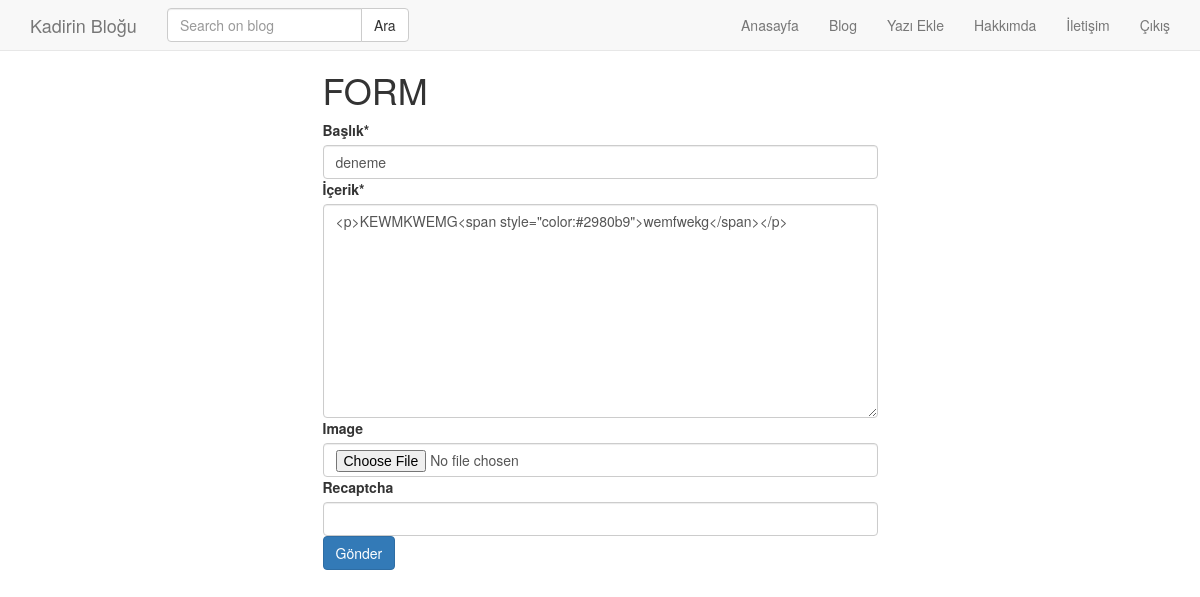
Page /post/deneme/update/ (signed in) on the committed database.
### post/models.py (models this page shows, shortened)
class Post(models.Model):
    user = models.ForeignKey('auth.User', verbose_name = 'Yazar', on_delete = models.CASCADE)
    title = models.CharField(verbose_name = 'Başlık', max_length = 120)
    text = RichTextField(verbose_name ='İçerik')
    publishing_date = models.DateTimeField(verbose_name = 'Yayınlanma Tarihi', auto_now_add = True)
    image = models.ImageField(null = True, blank = True)
    slug = models.SlugField(unique = True, editable = False, max_length = 130)
    class Meta:
        ordering = ['-publishing_date', 'id']

### post/views.py (the view)
# urls.py: path('<slug:slug>/update/', post_update, name = 'update'),
def post_update(request, slug):
    if not request.user.is_authenticated:
        return Http404()
    post = get_object_or_404(Post, slug = slug)
    form = PostForm(request.POST or None, request.FILES or None, instance = post)
    if form.is_valid():
            form.save()
            messages.success(request, 'Başarılı bir şekilde güncellediniz.')
            form = PostForm()
            return HttpResponseRedirect(post.get_absolute_url())
    context = {
        'form': form,
    }
    return render(request, 'post/form.html', context)

### post/forms.py
class PostForm(forms.ModelForm):
    recaptcha = ReCaptchaField()
    class Meta:
        model = Post
        fields = [
            'title',
            'text',
            'image',
        ]

### templates/post/form.html (shortened to what this page needs)
{% extends 'base.html' %}
{% load crispy_forms_tags %}
{% block body %}
<div class="container">
    <div class="row">
        <div class="col-md-6 col-md-offset-3">
            <form method="POST" enctype="multipart/form-data">
                <h1> FORM </h1>
                {{ form | crispy }}
                <input class="btn btn-primary" type="submit" value="Gönder">
            </form>
        </div>
    </div>
</div>
{% endblock %}

### static/css/style.css (style rules this page uses)
body { padding-top: 50px; }

### rows in the picture
Post: title "deneme", text "<p>KEWMKWEMG<span style=\"color:#2980b9\">wemfwekg</span></p>"
